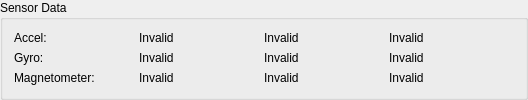
        <widget class="QGroupBox" name="groupBox_12">
         <property name="title">
          <string>Sensor Data</string>
         </property>
         <layout class="QFormLayout" name="formLayout_14">
          <item row="0" column="0">
           <layout class="QFormLayout" name="formLayout_15">
            <property name="horizontalSpacing">
             <number>0</number>
            </property>
            <item row="0" column="0">
             <layout class="QHBoxLayout" name="horizontalLayout_27">
              <item>
               <widget class="QLabel" name="label_30">
                <property name="minimumSize">
                 <size>
                  <width>125</width>
                  <height>0</height>
                 </size>
                </property>
                <property name="text">
                 <string>Accel:</string>
                </property>
               </widget>
              </item>
              <item>
               <widget class="QLabel" name="sensor_accel_x_label">
                <property name="minimumSize">
                 <size>
                  <width>125</width>
                  <height>0</height>
                 </size>
                </property>
                <property name="text">
                 <string>Invalid</string>
                </property>
               </widget>
              </item>
              <item>
               <widget class="QLabel" name="sensor_accel_y_label">
                <property name="minimumSize">
                 <size>
                  <width>125</width>
                  <height>0</height>
                 </size>
                </property>
                <property name="text">
                 <string>Invalid</string>
                </property>
               </widget>
              </item>
              <item>
               <widget class="QLabel" name="sensor_accel_z_label">
                <property name="minimumSize">
                 <size>
                  <width>125</width>
                  <height>0</height>
                 </size>
                </property>
                <property name="text">
                 <string>Invalid</string>
                </property>
               </widget>
              </item>
             </layout>
            </item>
            <item row="1" column="0">
             <layout class="QHBoxLayout" name="horizontalLayout_26">
              <item>
               <widget class="QLabel" name="label_24">
                <property name="minimumSize">
                 <size>
                  <width>125</width>
                  <height>0</height>
                 </size>
                </property>
                <property name="text">
                 <string>Gyro:</string>
                </property>
               </widget>
              </item>
              <item>
               <widget class="QLabel" name="sensor_gyro_x_label">
                <property name="minimumSize">
                 <size>
                  <width>125</width>
                  <height>0</height>
                 </size>
                </property>
                <property name="text">
                 <string>Invalid</string>
                </property>
               </widget>
              </item>
              <item>
               <widget class="QLabel" name="sensor_gyro_y_label">
                <property name="minimumSize">
                 <size>
                  <width>125</width>
                  <height>0</height>
                 </size>
                </property>
                <property name="text">
                 <string>Invalid</string>
                </property>
               </widget>
              </item>
              <item>
               <widget class="QLabel" name="sensor_gyro_z_label">
                <property name="minimumSize">
                 <size>
                  <width>125</width>
                  <height>0</height>
                 </size>
                </property>
                <property name="text">
                 <string>Invalid</string>
                </property>
               </widget>
              </item>
             </layout>
            </item>
            <item row="2" column="0">
             <layout class="QHBoxLayout" name="horizontalLayout_25">
              <item>
               <widget class="QLabel" name="label_18">
                <property name="minimumSize">
                 <size>
                  <width>125</width>
                  <height>0</height>
                 </size>
                </property>
                <property name="text">
                 <string>Magnetometer:</string>
                </property>
               </widget>
              </item>
              <item>
               <widget class="QLabel" name="sensor_magnetometer_x_label">
                <property name="minimumSize">
                 <size>
                  <width>125</width>
                  <height>0</height>
                 </size>
                </property>
                <property name="text">
                 <string>Invalid</string>
                </property>
               </widget>
              </item>
              <item>
               <widget class="QLabel" name="sensor_magnetometer_y_label">
                <property name="minimumSize">
                 <size>
                  <width>125</width>
                  <height>0</height>
                 </size>
                </property>
                <property name="text">
                 <string>Invalid</string>
                </property>
               </widget>
              </item>
              <item>
               <widget class="QLabel" name="sensor_magnetometer_z_label">
                <property name="minimumSize">
                 <size>
                  <width>125</width>
                  <height>0</height>
                 </size>
                </property>
                <property name="text">
                 <string>Invalid</string>
                </property>
               </widget>
              </item>
             </layout>
            </item>
           </layout>
          </item>
         </layout>
        </widget>
